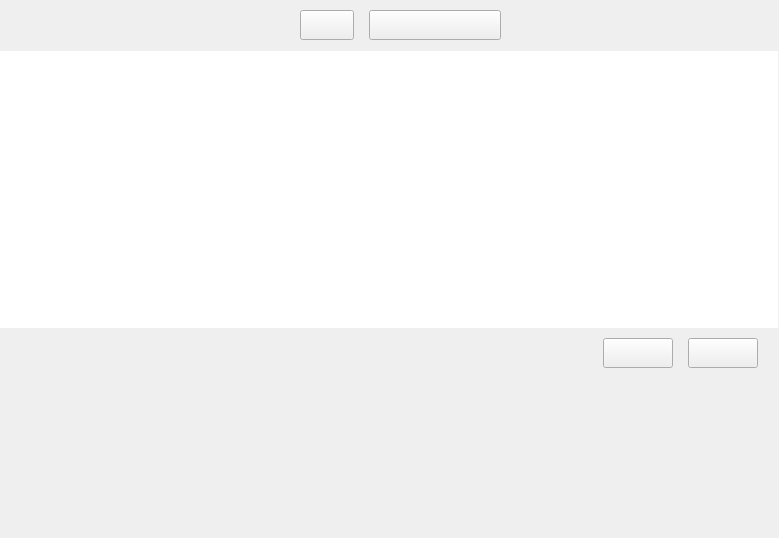
<?xml version="1.0" encoding="UTF-8"?>
<ui version="4.0">
 <class>RecordQueryPage</class>
 <widget class="QWidget" name="RecordQueryPage">
  <property name="geometry">
   <rect>
    <x>0</x>
    <y>0</y>
    <width>779</width>
    <height>538</height>
   </rect>
  </property>
  <property name="windowTitle">
   <string>RecordQueryPage</string>
  </property>
  <property name="styleSheet">
   <string notr="true">#RecordQueryPage{
	border-image: url(:/MBRClient/Resources/image/r_bg.png);
}</string>
  </property>
  <layout class="QVBoxLayout" name="verticalLayout">
   <property name="spacing">
    <number>5</number>
   </property>
   <property name="leftMargin">
    <number>0</number>
   </property>
   <property name="topMargin">
    <number>5</number>
   </property>
   <property name="rightMargin">
    <number>0</number>
   </property>
   <property name="bottomMargin">
    <number>2</number>
   </property>
   <item>
    <widget class="QWidget" name="wgt_title" native="true">
     <property name="minimumSize">
      <size>
       <width>0</width>
       <height>41</height>
      </size>
     </property>
     <property name="maximumSize">
      <size>
       <width>16777215</width>
       <height>41</height>
      </size>
     </property>
     <property name="styleSheet">
      <string notr="true">QLabel{
font-family:&quot;微软雅黑&quot;;
font-size:16px;
}
#btn_refresh{
	border-image: url(:/MBRClient/Resources/image/query/query_refresh.png);
}
#btn_refresh:hover{
	border-image: url(:/MBRClient/Resources/image/query/query_authq_hover.png);
}
#btn_refresh:pressed{
	border-image: url(:/MBRClient/Resources/image/query/query_refresh_pressed.png);
}
#btn_refresh:disabled{
	border-image: url(:/MBRClient/Resources/image/query/query_refresh_disabled.png);
}
#btn_delete{
	border-image: url(:/MBRClient/Resources/image/query/delete_record.png);
}
#btn_delete:hover{
	border-image: url(:/MBRClient/Resources/image/query/delete_record_hover.png);
}
#btn_delete:disabled{
	border-image: url(:/MBRClient/Resources/image/query/delete_record_disabled.png);
}</string>
     </property>
     <layout class="QHBoxLayout" name="horizontalLayout">
      <property name="spacing">
       <number>15</number>
      </property>
      <property name="leftMargin">
       <number>30</number>
      </property>
      <property name="topMargin">
       <number>0</number>
      </property>
      <property name="rightMargin">
       <number>0</number>
      </property>
      <property name="bottomMargin">
       <number>0</number>
      </property>
      <item>
       <widget class="QLabel" name="lbl_enum">
        <property name="minimumSize">
         <size>
          <width>120</width>
          <height>0</height>
         </size>
        </property>
        <property name="maximumSize">
         <size>
          <width>120</width>
          <height>16777215</height>
         </size>
        </property>
        <property name="text">
         <string/>
        </property>
       </widget>
      </item>
      <item>
       <widget class="QLabel" name="lbl_rnum">
        <property name="minimumSize">
         <size>
          <width>120</width>
          <height>0</height>
         </size>
        </property>
        <property name="maximumSize">
         <size>
          <width>120</width>
          <height>16777215</height>
         </size>
        </property>
        <property name="text">
         <string/>
        </property>
       </widget>
      </item>
      <item>
       <widget class="QPushButton" name="btn_refresh">
        <property name="minimumSize">
         <size>
          <width>54</width>
          <height>30</height>
         </size>
        </property>
        <property name="maximumSize">
         <size>
          <width>54</width>
          <height>30</height>
         </size>
        </property>
        <property name="text">
         <string/>
        </property>
       </widget>
      </item>
      <item>
       <widget class="QPushButton" name="btn_delete">
        <property name="minimumSize">
         <size>
          <width>132</width>
          <height>30</height>
         </size>
        </property>
        <property name="maximumSize">
         <size>
          <width>132</width>
          <height>30</height>
         </size>
        </property>
        <property name="text">
         <string/>
        </property>
       </widget>
      </item>
      <item>
       <spacer name="horizontalSpacer">
        <property name="orientation">
         <enum>Qt::Horizontal</enum>
        </property>
        <property name="sizeHint" stdset="0">
         <size>
          <width>260</width>
          <height>20</height>
         </size>
        </property>
       </spacer>
      </item>
     </layout>
    </widget>
   </item>
   <item>
    <widget class="QWidget" name="wgt_top" native="true">
     <property name="styleSheet">
      <string notr="true">#btn_previous{
	border-image: url(:/MBRClient/Resources/image/query/query_pre.png);
}
#btn_previous:hover{
	border-image: url(:/MBRClient/Resources/image/query/query_pre_hover.png);
}
#btn_previous:pressed{
	border-image: url(:/MBRClient/Resources/image/query/query_pre_pressed.png);
}
#btn_previous:disabled{
	border-image: url(:/MBRClient/Resources/image/query/query_pre_disabled.png);
}
#btn_next{
	border-image: url(:/MBRClient/Resources/image/query/query_next.png);
}
#btn_next:hover{
	border-image: url(:/MBRClient/Resources/image/query/query_next_hover.png);
}
#btn_next:pressed{
	border-image: url(:/MBRClient/Resources/image/query/query_next_pressed.png);
}
#btn_next:disabled{
	border-image: url(:/MBRClient/Resources/image/query/query_next_disabled.png);
}
#lbl_ct{
font-size:13px;
font:bold;
}</string>
     </property>
     <layout class="QVBoxLayout" name="verticalLayout_2">
      <property name="spacing">
       <number>10</number>
      </property>
      <property name="leftMargin">
       <number>0</number>
      </property>
      <property name="topMargin">
       <number>0</number>
      </property>
      <property name="rightMargin">
       <number>1</number>
      </property>
      <property name="bottomMargin">
       <number>10</number>
      </property>
      <item>
       <widget class="QTableView" name="tableView">
        <property name="frameShape">
         <enum>QFrame::NoFrame</enum>
        </property>
        <property name="editTriggers">
         <set>QAbstractItemView::NoEditTriggers</set>
        </property>
        <property name="selectionMode">
         <enum>QAbstractItemView::SingleSelection</enum>
        </property>
        <property name="selectionBehavior">
         <enum>QAbstractItemView::SelectRows</enum>
        </property>
        <property name="sortingEnabled">
         <bool>true</bool>
        </property>
        <attribute name="verticalHeaderVisible">
         <bool>false</bool>
        </attribute>
       </widget>
      </item>
      <item>
       <layout class="QHBoxLayout" name="horizontalLayout_3">
        <property name="spacing">
         <number>15</number>
        </property>
        <property name="rightMargin">
         <number>20</number>
        </property>
        <item>
         <widget class="QLabel" name="lbl_ct">
          <property name="text">
           <string/>
          </property>
          <property name="alignment">
           <set>Qt::AlignRight|Qt::AlignTrailing|Qt::AlignVCenter</set>
          </property>
         </widget>
        </item>
        <item>
         <widget class="QPushButton" name="btn_previous">
          <property name="minimumSize">
           <size>
            <width>70</width>
            <height>30</height>
           </size>
          </property>
          <property name="maximumSize">
           <size>
            <width>70</width>
            <height>30</height>
           </size>
          </property>
          <property name="text">
           <string/>
          </property>
         </widget>
        </item>
        <item>
         <widget class="QPushButton" name="btn_next">
          <property name="minimumSize">
           <size>
            <width>70</width>
            <height>30</height>
           </size>
          </property>
          <property name="maximumSize">
           <size>
            <width>70</width>
            <height>30</height>
           </size>
          </property>
          <property name="text">
           <string/>
          </property>
         </widget>
        </item>
       </layout>
      </item>
     </layout>
    </widget>
   </item>
   <item>
    <widget class="QWidget" name="wgt_bottom" native="true">
     <property name="minimumSize">
      <size>
       <width>0</width>
       <height>153</height>
      </size>
     </property>
     <property name="maximumSize">
      <size>
       <width>16777215</width>
       <height>153</height>
      </size>
     </property>
     <layout class="QHBoxLayout" name="horizontalLayout_2">
      <property name="spacing">
       <number>20</number>
      </property>
      <property name="leftMargin">
       <number>20</number>
      </property>
      <property name="topMargin">
       <number>0</number>
      </property>
      <property name="rightMargin">
       <number>0</number>
      </property>
      <property name="bottomMargin">
       <number>0</number>
      </property>
      <item>
       <widget class="PictureShowWidget" name="wgt_afo" native="true">
        <property name="minimumSize">
         <size>
          <width>161</width>
          <height>151</height>
         </size>
        </property>
       </widget>
      </item>
      <item>
       <widget class="PictureShowWidget" name="wgt_est" native="true">
        <property name="minimumSize">
         <size>
          <width>161</width>
          <height>151</height>
         </size>
        </property>
       </widget>
      </item>
      <item>
       <spacer name="horizontalSpacer_2">
        <property name="orientation">
         <enum>Qt::Horizontal</enum>
        </property>
        <property name="sizeHint" stdset="0">
         <size>
          <width>394</width>
          <height>20</height>
         </size>
        </property>
       </spacer>
      </item>
     </layout>
    </widget>
   </item>
  </layout>
 </widget>
 <layoutdefault spacing="6" margin="11"/>
 <customwidgets>
  <customwidget>
   <class>PictureShowWidget</class>
   <extends>QWidget</extends>
   <header>PictureShowWidget.h</header>
   <container>1</container>
  </customwidget>
 </customwidgets>
 <resources>
  <include location="MBRClient.qrc"/>
 </resources>
 <connections/>
</ui>
